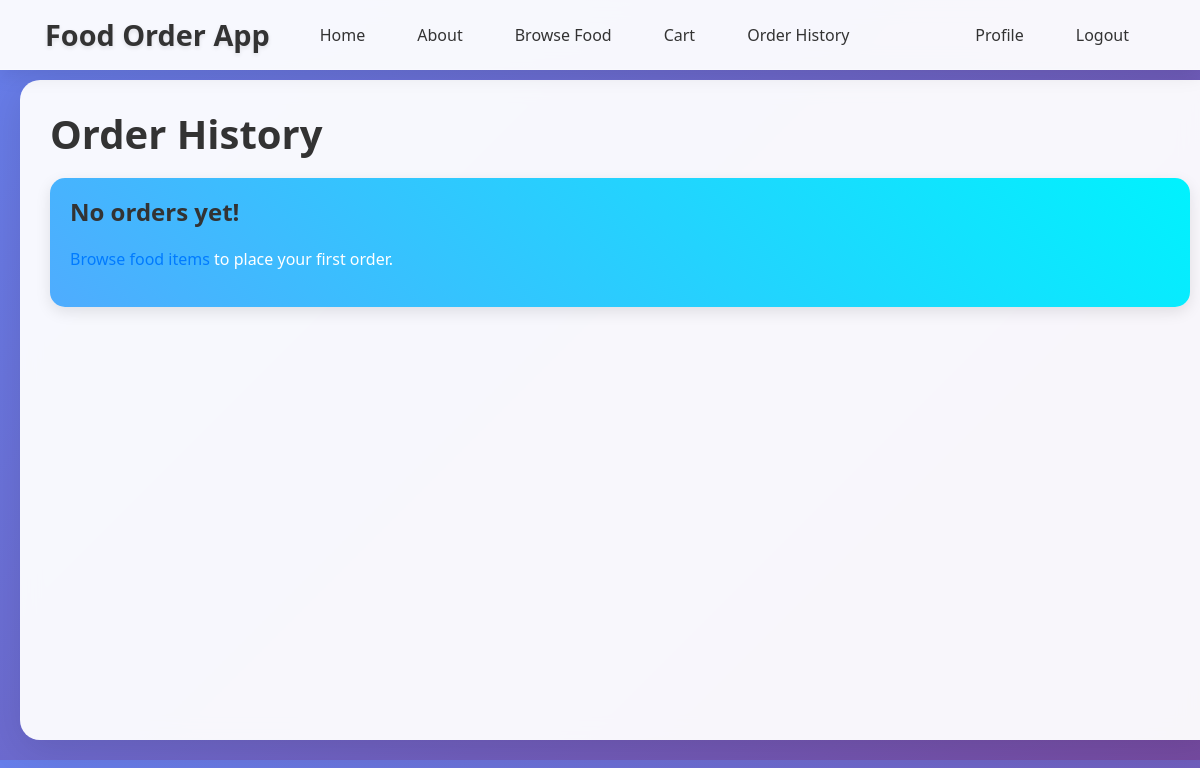
The page /customer/order_history (signed in) on the database as committed earlier.
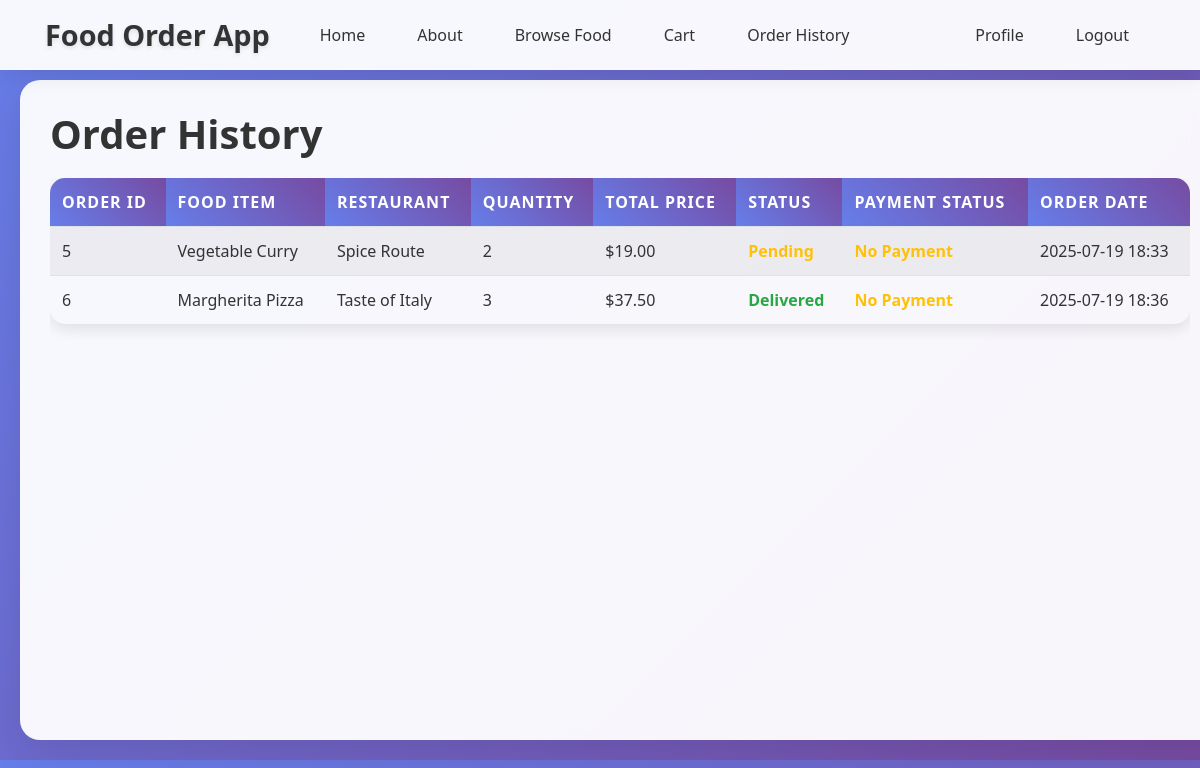
The same page on the database as committed later.
### app/models/order.py (models this page shows, shortened)
class Order(db.Model):
    __tablename__ = 'orders'
    id = db.Column(db.Integer, primary_key=True)
    customer_id = db.Column(db.Integer, db.ForeignKey('users.id'), nullable=False)
    food_item_id = db.Column(db.Integer, db.ForeignKey('food_items.id'), nullable=False)
    restaurant_id = db.Column(db.Integer, db.ForeignKey('users.id'), nullable=False)
    quantity = db.Column(db.Integer, nullable=False)
    total_price = db.Column(db.Numeric(10, 2), nullable=False)
    status = db.Column(db.Enum('pending', 'accepted', 'preparing', 'ready', 'delivered', 'cancelled', name='order_status'), default='pending')
    payment_id = db.Column(db.Integer, db.ForeignKey('payments.id'), nullable=True)
    order_date = db.Column(db.DateTime, default=datetime.utcnow)
    payment = db.relationship("Payment", backref="order", uselist=False, foreign_keys="Order.payment_id")

### app/models/food_item.py (models this page shows, shortened)
class FoodItem(db.Model):
    __tablename__ = 'food_items'
    id = db.Column(db.Integer, primary_key=True)
    name = db.Column(db.String(100), nullable=False)
    description = db.Column(db.Text, nullable=True)
    price = db.Column(db.Numeric(10, 2), nullable=False)
    image_url = db.Column(db.String(200), nullable=True)
    restaurant_id = db.Column(db.Integer, db.ForeignKey('users.id'), nullable=False)
    created_at = db.Column(db.DateTime, default=datetime.utcnow)
    orders = db.relationship('Order', backref='food_item', lazy=True)

### app/models/user.py (models this page shows, shortened)
class User(db.Model, UserMixin):
    __tablename__ = 'users'
    id = db.Column(db.Integer, primary_key=True)
    name = db.Column(db.String(100), nullable=False)
    email = db.Column(db.String(120), unique=True, nullable=False)
    phone_number = db.Column(db.String(20), unique=True, nullable=False)
    location = db.Column(db.String(200), nullable=False)
    password = db.Column(db.String(60), nullable=False)
    role = db.Column(db.Enum('admin', 'customer', 'restaurant', name='user_roles'), default='customer')
    status = db.Column(db.Enum('active', 'pending', 'suspended', name='account_status'), default='active')
    food_items = db.relationship('FoodItem', backref='restaurant_owner', lazy=True, foreign_keys='FoodItem.restaurant_id')
    orders_as_customer = db.relationship('Order', backref='customer_user', lazy=True, foreign_keys='Order.customer_id')
    orders_as_restaurant = db.relationship('Order', backref='restaurant_user', lazy=True, foreign_keys='Order.restaurant_id')
    payments_as_customer = db.relationship('Payment', backref='customer_payer', lazy=True, foreign_keys='Payment.customer_id')
    payments_as_restaurant = db.relationship('Payment', backref='restaurant_receiver', lazy=True, foreign_keys='Payment.restaurant_id')

### app/routes/customer.py (the view)
@customer.route("/order_history")
@login_required
@customer_required
def order_history():
    orders = Order.query.filter_by(customer_id=current_user.id).all()
    return render_template("order_history.html", orders=orders)

### app/templates/order_history.html
{% extends "base.html" %}
{% block content %}
    <h1>Order History</h1>
    {% if orders %}
        <div class="table-responsive">
            <table class="table table-striped">
                <thead>
                    <tr>
                        <th>Order ID</th>
                        <th>Food Item</th>
                        <th>Restaurant</th>
                        <th>Quantity</th>
                        <th>Total Price</th>
                        <th>Status</th>
                        <th>Payment Status</th>
                        <th>Order Date</th>
                    </tr>
                </thead>
                <tbody>
                    {% for order in orders %}
                        <tr>
                            <td>{{ order.id }}</td>
                            <td>{{ order.food_item.name }}</td>
                            <td>{{ order.restaurant_user.name }}</td>
                            <td>{{ order.quantity }}</td>
                            <td>${{ order.total_price }}</td>
                            <td><span class="order-status {{ order.status }}">{{ order.status.title() }}</span></td>
                            <td>
                                {% if order.payment %}
                                    <span class="payment-status {{ order.payment.payment_status }}">{{ order.payment.payment_status.title() }}</span>
                                {% else %}
                                    <span class="payment-status pending">No Payment</span>
                                {% endif %}
                            </td>
                            <td>{{ order.order_date.strftime('%Y-%m-%d %H:%M') }}</td>
                        </tr>
                    {% endfor %}
                </tbody>
            </table>
        </div>
    {% else %}
        <div class="alert alert-info">
            <h4>No orders yet!</h4>
            <p><a href="{{ url_for('customer.browse') }}">Browse food items</a> to place your first order.</p>
        </div>
    {% endif %}
{% endblock content %}

Rows that differ between the two databases and show on the page:
added Order: id "5", food_item.name "Vegetable Curry", restaurant_user.name "Spice Route", quantity "2", total_price "19.00", status "Pending", order_date "2025-07-19 18:33"
added Order: id "6", food_item.name "Margherita Pizza", restaurant_user.name "Taste of Italy", quantity "3", total_price "37.50", status "Delivered", order_date "2025-07-19 18:36"
Other text that changed with them:
text no longer shown: "No orders yet! Browse food items to place your first order."
text now shown: "ORDER ID FOOD ITEM RESTAURANT QUANTITY TOTAL PRICE STATUS PAYMENT STATUS ORDER DATE"
